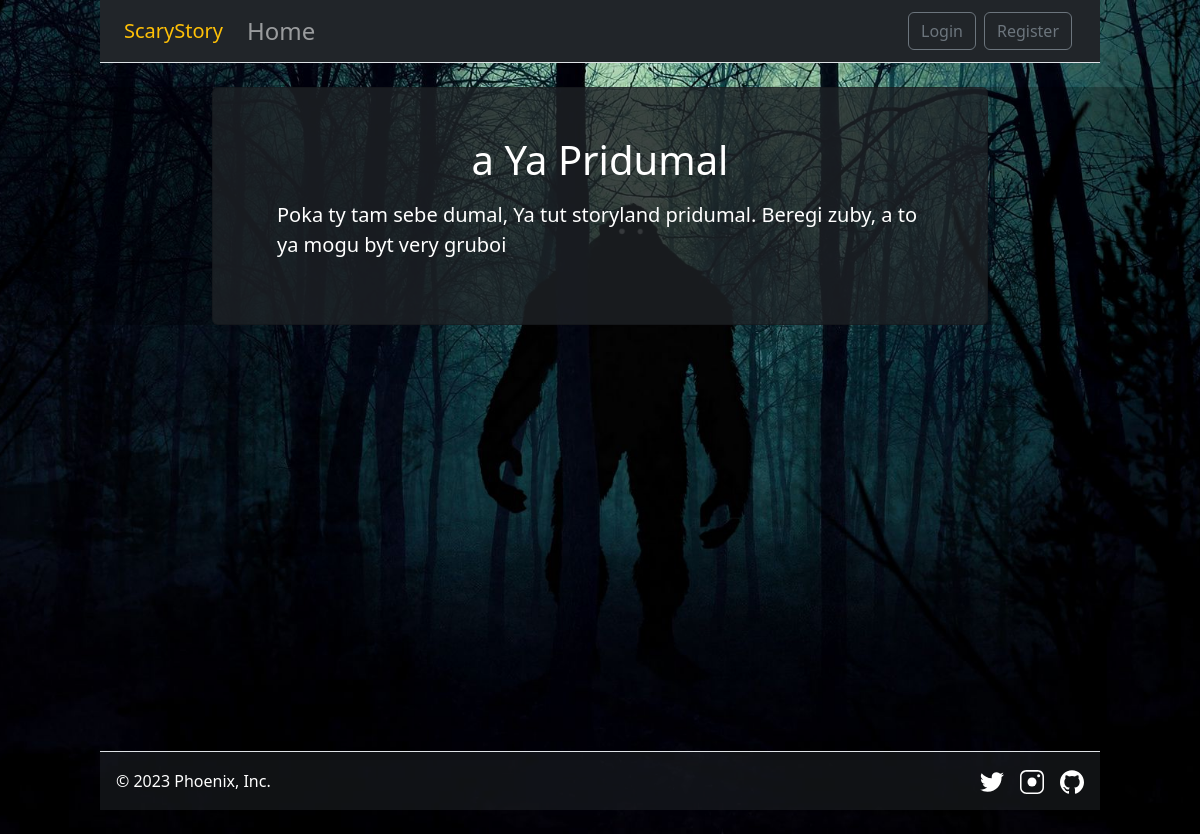
Screenshot of /post/8 with the database file from the repository.
### my_app/models/posts.py (models this page shows, shortened)
class Post(db.Model):
    __tablename__ = 'posts'
    id = db.Column(db.Integer, primary_key=True)
    title = db.Column(db.String(150), nullable=False)
    content = db.Column(db.Text, nullable=False)
    date_created = db.Column(db.DateTime(timezone=True), nullable=False, default=func.now())
    user_id = db.Column(db.Integer, db.ForeignKey('users.id'), nullable=False)

### my_app/blog_bp/views.py (the view)
@blog.route('/post/<int:id>')
def post_info(id):
    post = posts.query.get_or_404(id)
    return render_template('blog/post_info.html', post=post)

### my_app/templates/blog/post_info.html (shortened to what this page needs)
{% extends '/layout.html' %}
{% block main %}
<div class="row mt-4 bg-black bg-opacity-25">
    <div class="col-lg-8 col-md-10 col-sm-12 mx-auto">
        <div class="card text-bg-dark bg-opacity-75 p-lg-5 p-md-3">
            <div class="card-title">
                <h1 align="center">{{post.title}}</h1>
            </div>
            <div class="card-text">
                {% for p in post.content.split('\n') %}
                <p class="mx-3 lead">{{p}}</p>
                {% endfor %}
            </div>
        </div>
    </div>
</div>
{% endblock %}

### my_app/static/css/style.css (style rules this page uses)
* { padding: 0px; margin: 0px; }
body { background-image: url(/static/images/monster_bg_1920x1080.jpg); background-size: cover; background-attachment: fixed; background-position: center; background-repeat: no-repeat; }

### rows the page displays
Post: title "a Ya Pridumal", content "Poka ty tam sebe dumal, Ya tut storyland pridumal. Beregi zuby, a to ya mogu byt very gruboi"
